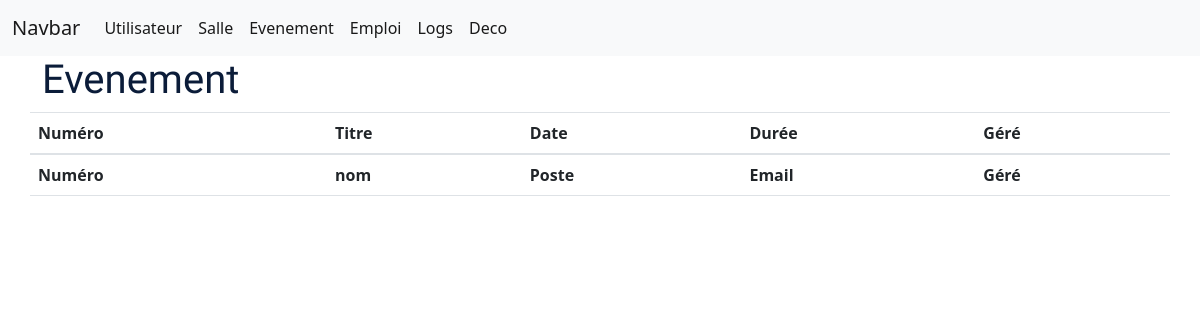
The page /admin/admin.evenement.php on the database as committed earlier.
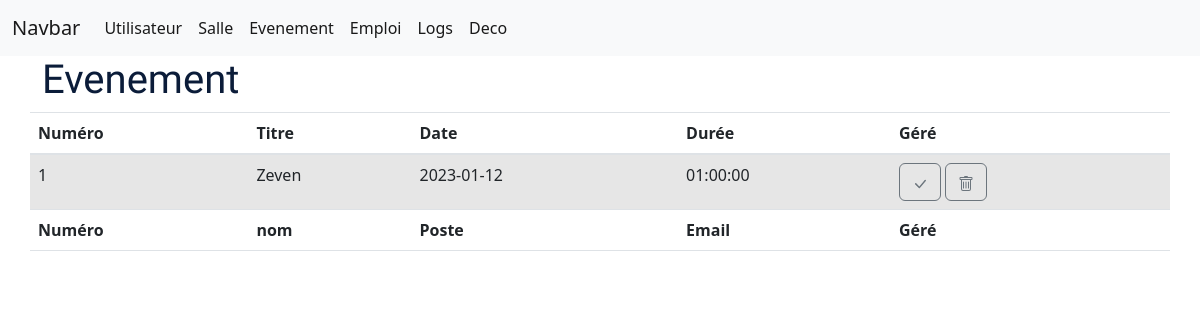
The same page on the database as committed later.
### tables this page shows
CREATE TABLE IF NOT EXISTS `evenement` (
                                           `id_event` int(11) NOT NULL AUTO_INCREMENT,
                                           `nom_event` varchar(250) NOT NULL,
                                           `description` varchar(250) NOT NULL,
                                           `date` date NOT NULL,
                                           `heure` time NOT NULL,
                                           `duree` time NOT NULL,
                                           `nombre_inscrit` int(250) DEFAULT NULL,
                                           `autorise` bit(1) DEFAULT b'0',
                                           `ref_salle` int(11) DEFAULT NULL,
                                           `ref_utilisateur` int(11) NOT NULL,
                                           PRIMARY KEY (`id_event`),
                                           KEY `fk_evenement_salle` (`ref_salle`),
                                           KEY `fk_evenement_utilisateur` (`ref_utilisateur`)
);

### class/Bdd.php (called while the page is built, shortened)
<?php
class Bdd{
    public function getBdd()
    {
        return $this->bdd = new PDO('mysql:host=localhost:3306;dbname=projet_lprs;charset=utf8', 'projet_lprs', 'lprs');
    }
}

### class/Evenement.php (called while the page is built, shortened)
<?php
class Evenement
{
    public function EvenementNonValide(Bdd $base)
    {
        $req = $base->getBdd()->prepare('SELECT * FROM evenement WHERE autorise != 1 or autorise is null');
        $req->execute(array());
        return $req->fetchAll();
    }
}

### admin/admin.evenement.php (the view, shortened to what the changed rows need)
<?php
require_once '../class/Evenement.php';
require_once '../class/Bdd.php';
$bdd = new Bdd();
$even = new Evenement(array());
$evenement = $even->EvenementNonValide($bdd);
?>
<!DOCTYPE html>
<html lang="en">
<head>
    <link rel="stylesheet" href="../assets/css/bootstrap.min.css">
    <link rel="stylesheet" href="../assets/css/owl.carousel.min.css">
    <link rel="stylesheet" href="../assets/css/price_rangs.css">
    <link rel="stylesheet" href="../assets/css/flaticon.css">
    <link rel="stylesheet" href="../assets/css/slicknav.css">
    <link rel="stylesheet" href="../assets/css/animate.min.css">
    <link rel="stylesheet" href="../assets/css/magnific-popup.css">
    <link rel="stylesheet" href="../assets/css/fontawesome-all.min.css">
    <link rel="stylesheet" href="../assets/css/themify-icons.css">
    <link rel="stylesheet" href="../assets/css/slick.css">
    <link rel="stylesheet" href="../assets/css/nice-select.css">
    <link rel="stylesheet" href="../assets/css/style.css">
    <link rel="stylesheet" href="https://cdnjs.cloudflare.com/ajax/libs/twitter-bootstrap/5.2.0/css/bootstrap.min.css">
    <link rel="stylesheet" href="https://cdn.datatables.net/1.12.1/css/dataTables.bootstrap5.min.css">
</head>
<body>
<div class="container">
    <h1>Evenement</h1>
    <div class="row">
        <table id="example" class="table table-striped" style="width:100%">
            <thead>
            <tr>
                <th>Numéro</th>
                <th>Titre</th>
                <th>Date</th>
                <th>Durée</th>
                <th>Géré</th>
            </tr>
            </thead>
            <tbody>
            <?php foreach ($evenement as $value){
                echo "<tr>
            <td>".$value['id_event']."</td>
            <td>".$value['nom_event']."</td>
            <td>".$value['date']."</td>
            <td>".$value['duree']."</td>
            <td>
                <form action='../traitement/action_utilisateur/action_admin/gestion.php' method='post'>
                     <button type='submit'  class='btn btn-outline-secondary' name='action' value=" .$value['id_event']."_evenement"."><svg xmlns='http://www.w3.org/2000/svg' width='16' height='16' fill='currentColor' class='bi bi-check-lg' viewBox='0 0 16 16'>
  <path d='M12.736 3.97a.733.733 0 0 1 1.047 0c.286.289.29.756.01 1.05L7.88 12.01a.733.733 0 0 1-1.065.02L3.217 8.384a.757.757 0 0 1 0-1.06.733.733 0 0 1 1.047 0l3.052 3.093 5.4-6.425a.247.247 0 0 1 .02-.022Z'/>
</svg></button>
                <button type='submit'  class='btn btn-outline-secondary' name='supprime' value=".$value['id_event']."_evenement"."><svg xmlns='http://www.w3.org/2000/svg' width='16' height='16' fill='currentColor' class='bi bi-trash' viewBox='0 0 16 16'>
  <path d='M5.5 5.5A.5.5 0 0 1 6 6v6a.5.5 0 0 1-1 0V6a.5.5 0 0 1 .5-.5zm2.5 0a.5.5 0 0 1 .5.5v6a.5.5 0 0 1-1 0V6a.5.5 0 0 1 .5-.5zm3 .5a.5.5 0 0 0-1 0v6a.5.5 0 0 0 1 0V6z'/>
  <path fill-rule='evenodd' d='M14.5 3a1 1 0 0 1-1 1H13v9a2 2 0 0 1-2 2H5a2 2 0 0 1-2-2V4h-.5a1 1 0 0 1-1-1V2a1 1 0 0 1 1-1H6a1 1 0 0 1 1-1h2a1 1 0 0 1 1 1h3.5a1 1 0 0 1 1 1v1zM4.118 4 4 4.059V13a1 1 0 0 0 1 1h6a1 1 0 0 0 1-1V4.059L11.882 4H4.118zM2.5 3V2h11v1h-11z'/>
</svg></button>
                </form>
            </td>
            </tr>";};?>
            </tbody>
            <tfoot>
            <tr>
                <th>Numéro</th>
                <th>nom</th>
                <th>Poste</th>
                <th>Email</th>
                <th>Géré</th>
            </tr>
            </tfoot>
        </table>
    </div>
</div>
</body>
</html>

Rows that differ between the two databases and show on the page:
added evenement: id_event "1", nom_event "Zeven", date "2023-01-12", duree "01:00:00"
